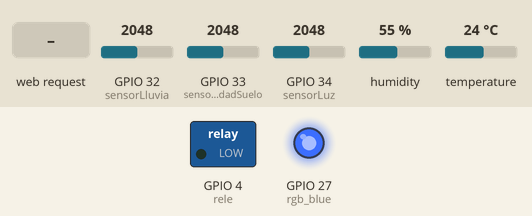
The sketch below on a simulated ESP32. Shown: switched loads named in the sketch (green lamp = pin HIGH), output pins drawn as LEDs (lit = HIGH). The test bench sets the inputs (shaded band); at power-on: GPIO 32 (sensorLluvia) = 2048, GPIO 33 (sensorHumedadSuelo) = 2048, GPIO 34 (sensorLuz) = 2048, humidity 55 %, temperature 24 °C. WiFi joins after 1.5 s; servers stay silent unless stated; what the sketch prints to the serial monitor is not drawn.

Above: at 2.7 s.
2.8 s: HTTP request GET /on received
At 3.1 s:
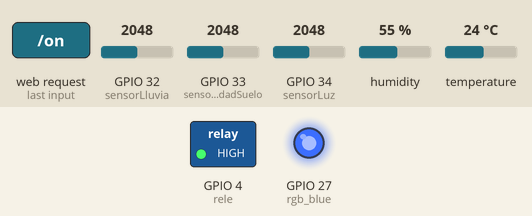
4.3 s: HTTP request GET /off received
At 5.5 s:
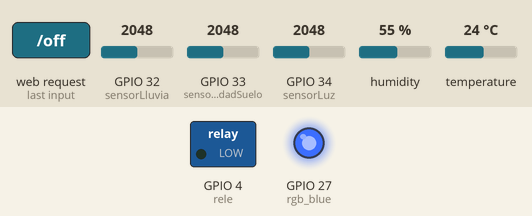
Timing chart, 0 to 7.3 s (numbered marks = the images above; inputs shaded):
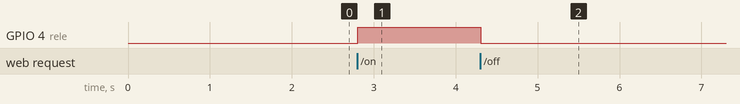

The sketch:

SistemaRiegoInteligente_thingspeak.ino
```cpp
/**
 * Servidor Web ESP32 básico con conexión con ThingSpeak.
 *
 * Se crea una interfaz web con estilo básico para visualizar datos de sensores
 * (lluvia, humedad del suelo, luz, temperatura y humedad), así como se muestran
 * gráficas en ThingSpeak con la variación de los datos captados con los sensores.
 */

#include <WiFi.h>
#include <HTTPClient.h>
#include <DHT.h>

// Configuración de WiFi
const char* ssid     = "Livebox6-C679";
const char* password = "ns3oLuK9a95s";

// Configuración del Servidor Web y del sensor DHT
WiFiServer server(80);
DHT sensorDHT(17, DHT22);

// Pines para relé y sensores analógicos
const int rele = 4;
const int sensorLluvia = 32;
const int sensorHumedadSuelo = 33;
const int sensorLuz = 34;
const int rgb_blue = 27;

// Contador de conexión WiFi y variable para el HTTP header
int contconexion = 0;
String header;

// API Key de ThingSpeak (reemplaza VYMTXLTC8LG8074J por tu "Write API key")
String apiKey = "F1KVOS3SD4AKTYRY";
//declaramos la función para clear la página web
String crearPaginaWeb(int lecturaLluvia, int lecturaHumedadSuelo, int lecturaLuz, float lecturaTemperatura, float lecturaHumedad);

void setup() {
  Serial.begin(115200);
  pinMode(sensorLluvia, INPUT);
  pinMode(sensorHumedadSuelo, INPUT);
  pinMode(sensorLuz, INPUT);
  pinMode(rele, OUTPUT);
  pinMode(rgb_blue, OUTPUT);
  digitalWrite(rele, LOW);
  digitalWrite(rgb_blue, HIGH);
  sensorDHT.begin();

  WiFi.begin(ssid, password);
  Serial.print("Conectando a WiFi");
  while (WiFi.status() != WL_CONNECTED && contconexion < 50) {
    contconexion++;
    delay(500);
    Serial.print(".");
  }
  if (WiFi.status() == WL_CONNECTED) {
    Serial.println("\nWiFi conectado");
    Serial.println("IP: " + WiFi.localIP().toString());
    server.begin();
  } else {
    Serial.println("\nError de conexión al WiFi");


  }
}

String crearPaginaWeb(int lecturaLluvia, int lecturaHumedadSuelo, int lecturaLuz, float lecturaTemperatura, float lecturaHumedad) {
  // Aquí va la implementación completa de la función, por ejemplo:
  String pagina = "<!DOCTYPE html><html><head><meta charset='utf-8'><title>Sistema de Riego Inteligente</title></head><body>";
  pagina += "<h1>Datos del Sistema</h1>";
  pagina += "<p>Lluvia: " + String(lecturaLluvia) + "%</p>";
  pagina += "<p>Humedad del Suelo: " + String(lecturaHumedadSuelo) + "%</p>";
  pagina += "<p>Luz: " + String(lecturaLuz) + "%</p>";
  pagina += "<p>Temperatura: " + String(lecturaTemperatura) + "ºC</p>";
  pagina += "<p>Humedad: " + String(lecturaHumedad) + "%</p>";
  pagina += "</body></html>";
  return pagina;
}

void loop() {
  // Enviar datos a ThingSpeak cada 60 segundos (mínimo permitido)
  static unsigned long previousMillis = 0;
  const long interval = 60000;
  unsigned long currentMillis = millis();

  // Leer sensores
  int lecturaLluvia = map(analogRead(sensorLluvia), 0, 4095, 100, 0);
  int lecturaHumedadSuelo = map(analogRead(sensorHumedadSuelo), 0, 4095, 100, 0);
  int lecturaLuz = map(analogRead(sensorLuz), 0, 4095, 100, 0);
  float lecturaTemperatura = sensorDHT.readTemperature();
  float lecturaHumedad = sensorDHT.readHumidity();

  if (currentMillis - previousMillis >= interval) {
    previousMillis = currentMillis;


    // Enviar datos a ThingSpeak
    if(WiFi.status() == WL_CONNECTED) {
      HTTPClient http;
      String url = "http://api.thingspeak.com/update?api_key=" + apiKey;
      url += "&field1=" + String(lecturaLluvia);
      url += "&field2=" + String(lecturaHumedadSuelo);
      url += "&field3=" + String(lecturaLuz);
      url += "&field4=" + String(lecturaTemperatura);
      url += "&field5=" + String(lecturaHumedad);

      http.begin(url);
      int httpResponseCode = http.GET();
      if(httpResponseCode > 0){
        Serial.print("Datos enviados a ThingSpeak, código: ");
        Serial.println(httpResponseCode);
      } else {
        Serial.print("Error al enviar a ThingSpeak: ");
        Serial.println(httpResponseCode);
      }
      http.end();
    }
  }

  // Aquí sigue el código para la funcionalidad del servidor web, control de relé y generación de la página web
  // ...

  // (Mantener la funcionalidad original de lectura y respuesta HTTP)
  WiFiClient client = server.available();
  if (client) {
    Serial.println("Nuevo Cliente.");
    String currentLine = "";
    while (client.connected()) {
      if (client.available()) {
        char c = client.read();
        Serial.write(c);
        header += c;
        if (c == '\n') {
          if (currentLine.length() == 0) {
            client.println("HTTP/1.1 200 OK");
            client.println("Content-type:text/html");
            client.println("Connection: close");
            client.println();
            if (header.indexOf("GET /on") >= 0) {
              Serial.println("Relé Encendido");
              digitalWrite(rele, HIGH);
            } else if (header.indexOf("GET /off") >= 0) {
              Serial.println("Relé Apagado");
              digitalWrite(rele, LOW);
            }
            // Generar y enviar la página web (incluye diseño en tonos azules y alertas)

            String paginaWeb = crearPaginaWeb(lecturaLluvia, lecturaHumedadSuelo, lecturaLuz, lecturaTemperatura, lecturaHumedad);
            client.println(paginaWeb);
            client.println();
            break;
          } else {
            currentLine = "";
          }
        } else if (c != '\r') {
          currentLine += c;
        }
      }
    }
    header = "";
    client.stop();
    Serial.println("Cliente desconectado.");
    Serial.println("");
  }
}
```

Measured:
- after the input at 2.8 s, GPIO 4 (rele): LOW → HIGH at once
- after the input at 4.3 s, GPIO 4 (rele): HIGH → LOW at once
